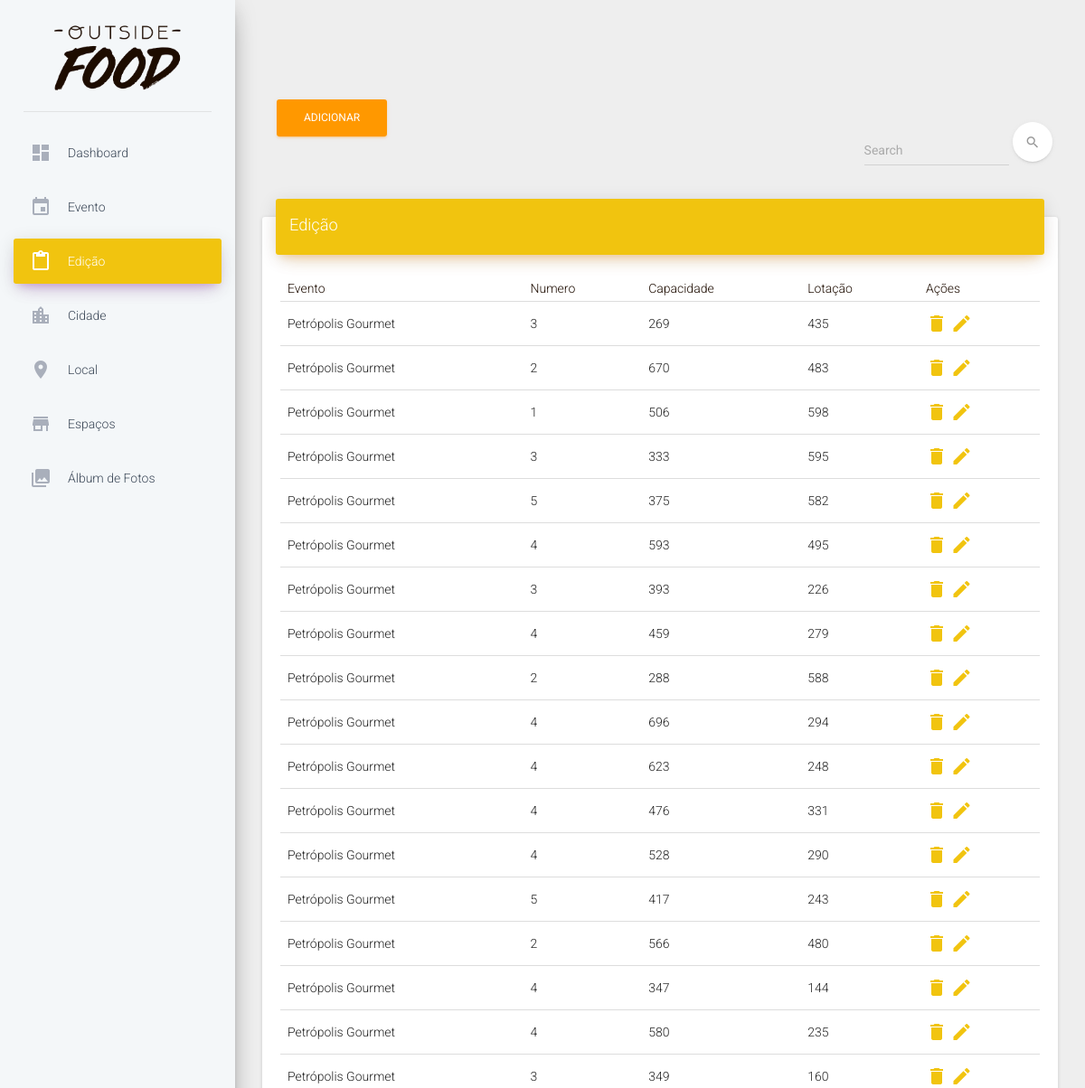
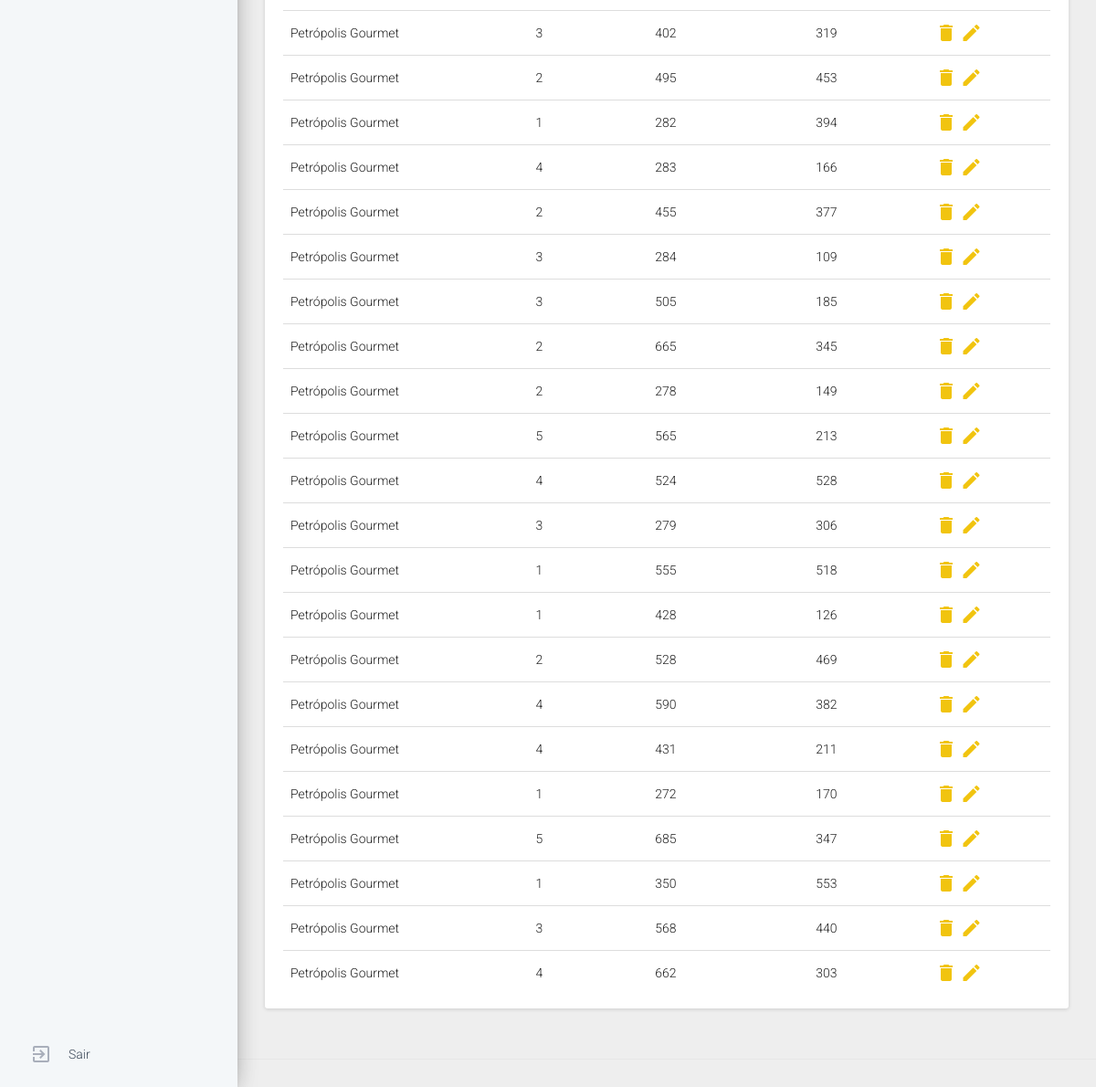
Page /SistemaOutsideFood/edicao.php on the committed database (2 pictures, top to bottom).
### tables this page shows
CREATE TABLE `eventos` (
  `id` int(10) UNSIGNED NOT NULL,
  `nome` varchar(45) NOT NULL,
  `data` date NOT NULL,
  `horario` time NOT NULL,
  `organizador` varchar(45) NOT NULL,
  `foto` varchar(255) NOT NULL,
  `cidades_id` int(10) UNSIGNED NOT NULL,
  `locais_id` int(10) UNSIGNED NOT NULL
);

CREATE TABLE `edicoes` (
  `id` int(10) UNSIGNED NOT NULL,
  `numero` int(11) NOT NULL,
  `capacidade` int(11) NOT NULL,
  `lotacao` int(11) NOT NULL,
  `eventos_id` int(10) UNSIGNED NOT NULL
);

### SistemaOutsideFood/assets/php/classes/classEdicoes.php (called while the page is built, shortened)
<?php
class Edicoes{
	public function __construct() {
		$database = new Database();
		$dbSet = $database->dbSet();
		$this->conn = $dbSet;
	}
	public function index(){
		$stmt = $this->conn->prepare("SELECT * FROM `edicoes` WHERE 1");
		$stmt->execute();
		return $stmt;
	}
}
?>

### SistemaOutsideFood/assets/php/classes/classEventos.php (called while the page is built, shortened)
<?php
class Eventos{
	public function __construct() {
		$database = new Database();
		$dbSet = $database->dbSet();
		$this->conn = $dbSet;
	}
	public function index(){
		$stmt = $this->conn->prepare("SELECT * FROM `eventos` WHERE 1 ORDER BY `nome`");
		$stmt->execute();
		return $stmt;
	}
}
?>

### SistemaOutsideFood/edicao.php (the view, shortened to what this page needs)
<?php
require_once 'headeradmin.php';
require_once 'assets/php/classes/classEdicoes.php';
require_once 'assets/php/classes/classEventos.php';
$edicoes = new Edicoes();
$eventos = new Eventos();
?>
<div class="content">
 <div class="container-fluid">
    <div class="collapse navbar-collapse">
        <a href="./adicionaredicao.php">
          <button type="button" class="btn btn-warning">Adicionar</button>
      </a>
      <form class="navbar-form navbar-right" role="search">
        <div class="form-group  is-empty">
            <input type="text" class="form-control" placeholder="Search">
        </div>
        <button type="submit" class="btn btn-white btn-round btn-just-icon">
            <i class="material-icons">search</i>
            <div class="ripple-container"></div>
        </button>
    </form>
</div>
</div>
<div class="container-fluid">
    <div class="row">
        <div class="col-md-12">
            <div class="card">
                <div class="card-header" data-background-color="orange">
                    <h4 class="title">Edição</h4>
                </div>
                <div class="card-content table-responsive">
                    <table class="table">
                        <thead class="text-primary">
                            <th>Evento</th>
                            <th>Numero</th>
                            <th>Capacidade</th>
                            <th>Lotação</th>
                            <th class="actions">Ações</th>
                        </thead>
                        <tbody>
                            <?php
                            $todasEdicoes = $edicoes->index();
                            while($row = $todasEdicoes->fetch(PDO::FETCH_OBJ)){
                                ?>
                                <tr>
                                    <?php
                                    $todosEventos = $eventos->index();
                                    while($rowEvento = $todosEventos->fetch(PDO::FETCH_OBJ)){
                                       if($rowEvento->id == $row->eventos_id){ ?>
                                       <td class="evento"><?php echo $rowEvento->nome ?></td>
                                       <?php } } ?>
                                       <td class="numero"><?php echo $row->numero; ?></td>
                                       <td class="capacidade"><?php echo $row->capacidade; ?></td>
                                       <td class="lotacao"><?php echo $row->lotacao; ?></td>
                                       <td class="actions">
                                        <a href="" data-toggle="modal" data-target="#exampleModal<?php echo $row->id ?>" ><i class="material-icons">delete</i></a>
                                        <a href="./editaredicao.php"><i class="material-icons">mode_edit</i></a>
                                    </td>
                                </tr>
                                <?php
                            }
                            ?>
                        </tbody>
                    </table>
                </div>
            </div>
        </div>
    </div>
</div>
</div>
<?php
require_once 'footer.php';
?>

### rows in the picture
edicoes: numero "3", capacidade "269", lotacao "435"
eventos: nome "Petrópolis Gourmet"
edicoes: numero "2", capacidade "670", lotacao "483"
edicoes: numero "1", capacidade "506", lotacao "598"
edicoes: numero "3", capacidade "333", lotacao "595"
edicoes: numero "5", capacidade "375", lotacao "582"
edicoes: numero "4", capacidade "593", lotacao "495"
edicoes: numero "3", capacidade "393", lotacao "226"
edicoes: numero "4", capacidade "459", lotacao "279"
edicoes: numero "2", capacidade "288", lotacao "588"
edicoes: numero "4", capacidade "696", lotacao "294"
edicoes: numero "4", capacidade "623", lotacao "248"
edicoes: numero "4", capacidade "476", lotacao "331"
edicoes: numero "4", capacidade "528", lotacao "290"
edicoes: numero "5", capacidade "417", lotacao "243"
edicoes: numero "2", capacidade "566", lotacao "480"
edicoes: numero "4", capacidade "347", lotacao "144"
edicoes: numero "4", capacidade "580", lotacao "235"
edicoes: numero "3", capacidade "349", lotacao "160"
edicoes: numero "3", capacidade "402", lotacao "319"
edicoes: numero "2", capacidade "495", lotacao "453"
edicoes: numero "1", capacidade "282", lotacao "394"
edicoes: numero "4", capacidade "283", lotacao "166"
edicoes: numero "2", capacidade "455", lotacao "377"
edicoes: numero "3", capacidade "284", lotacao "109"
edicoes: numero "3", capacidade "505", lotacao "185"
edicoes: numero "2", capacidade "665", lotacao "345"
edicoes: numero "2", capacidade "278", lotacao "149"
edicoes: numero "5", capacidade "565", lotacao "213"
edicoes: numero "4", capacidade "524", lotacao "528"
edicoes: numero "3", capacidade "279", lotacao "306"
edicoes: numero "1", capacidade "555", lotacao "518"
edicoes: numero "1", capacidade "428", lotacao "126"
edicoes: numero "2", capacidade "528", lotacao "469"
edicoes: numero "4", capacidade "590", lotacao "382"
edicoes: numero "4", capacidade "431", lotacao "211"
edicoes: numero "1", capacidade "272", lotacao "170"
edicoes: numero "5", capacidade "685", lotacao "347"
edicoes: numero "1", capacidade "350", lotacao "553"
edicoes: numero "3", capacidade "568", lotacao "440"
edicoes: numero "4", capacidade "662", lotacao "303"
